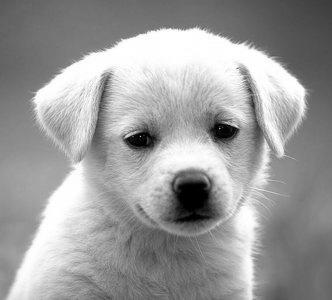
#> input picture HW-2/einstein.jpg, 332 x 300 px
$ jupyter execute HW-2.ipynb   (older library calls are emulated)
#> lines starting #> are read from the running program, lines starting #| are printed output that depends on the picture
[cell 1]
import numpy as np
import matplotlib.pyplot as plt
from matplotlib.gridspec import GridSpec
import matplotlib.patches as mpatches
from scipy.stats import uniform
from scipy.special import comb
from scipy.stats import norm
from scipy.integrate import quad

import cv2
from sklearn.datasets import *
from sklearn.decomposition import PCA
from sklearn.preprocessing import StandardScaler
from tqdm import tqdm

$\textbf{1.}$ What makes a good feature? Explain with illustrative figures and rationale.

##### Answer:

A good feature can discriminate between different classes. For example, if we want to design a system that can differentiate between children and adults, height and weight would be good features since there is a clear distinction in height and weight between children and adults. However, if we want to distinguish them based on their hair and eye color, it would be impossible since there is no clear distintion between adults and childs in those features. Figure A and B illustrate the examples of good and features. We see in the figure that the two groups are linearly seperable using height and weight as features. However, we observe overlaps and non-separability between the two groups when using hair and eye color as features.

[cell 2]
adult = np.random.uniform(150, 200, (100,2))
child = np.random.uniform(80, 120, (100,2))

plt.figure(figsize=(10,6))
plt.subplot(121)
plt.title('A. Good Features')
plt.plot(adult[:, 0], adult[:, 1], 'g^', label='adult')
plt.plot(child[:, 0], child[:, 1], 'x', label='child')
plt.xlabel('weight (lb)')
plt.ylabel('height (cm)')
plt.legend()

adult = np.random.randint(0, 15, (100,2))
child = np.random.randint(0, 15, (100,2))

plt.subplot(122)
plt.title('B. Bad Features')
plt.plot(adult[:, 0], adult[:, 1], 'g^', label='adult')
plt.plot(child[:, 0], child[:, 1], 'x', label='child')
plt.xlabel('hair color')
plt.ylabel('eye color')
plt.legend()

$\textbf{2.}$ Write the formula for covariance matrix and explain the meaning of diagonal and off-diagonal terms.

If X is a r.v and $\mu$ is its' mean then,

$COV (X) = E[(X - \mu) ^ T (X - \mu)] =
\begin{vmatrix}
E[(x_1 - \mu_1) (x_1 - \mu_1) ] & ....... & E[(x_1 - \mu_1)(x_n - \mu_n)]\\
. & E[(x_2 - \mu_2)(x_2 - \mu_2)] \, ....... & . \\
. & ....... & . \\
. & ....... & . \\
. & ....... & . \\
E[(x_n - \mu_n)(x_1 - \mu_1)] & ....... & E[(x_n - \mu_n)(x_n - \mu_n)] \\
\end{vmatrix}
= \begin{vmatrix}
\sigma_1^2 & ....... & c_{1n} \\
c_{21} & \sigma_2^2..... & . \\
. & ....... & . \\
. & ....... & . \\
c_{n1} & ....... & \sigma_n^2 \\
\end{vmatrix}
$

The diagonal terms $\sigma_i ^ 2, \, for \, i=1,2,3,.......,n$ are the variance of variable $x_i$. And the off-diagonal terms $c_{ij}$ are the covariance between variable $x_i$ and $x_j$.

------------------------------------------------------------------------------------------------------------------
$\textbf{3.}$ What are the important properties of principal components? What is the interpretation of the first principal component? Draw some examples of data distribution in which PCA may not be useful.

##### Answer:
Properties of principal components (PC):

1) Linear combination of the vectors in the original data, the weights vector in the PC is the eigen vector which best represents the data in the least square sense.

2) PCs are orthogonal to each other.

3) Retention of variation in PCs decreases as we move down the order.

----------------------------------------------------------------------------------------------------------------------------

PCs represent the directions of the data that explain the maximal amount of variance. PCs are constructed in such that the first PC accounts for the largest possible variance in the data set. This component is the line in the n dimensional vector space that goes through the mean of the data and is the best approximation of data in least square sense. The projection (co-ordinates) of the observations onto this line is know as the scores. The first PC also represent the direction of the maximum variation in dataset.

To further illustrate the power of first PC, I show an example using a sample image. I apply PCA on the sample image and reconstruct the image using 1st, 2nd, 3rd and 4th PCs. I compute the mean squared error (MSE) for each of the reconstructed image and it is clear that the 1st component retains the highest variance as the MSE is lowest.

[cell 3]
X = cv2.imread('einstein.jpg', cv2.IMREAD_GRAYSCALE)
#> X is the input picture: shape (300, 332); min 0, max 255, mean 155.7
X = cv2.resize(X, (300, 300))
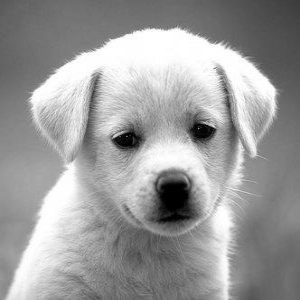
#> X: shape (300, 300); min 0, max 255, mean 155.7
plt.imshow(X, cmap='gray')

[cell 4]
pca = PCA()
pca.fit(X)

plt.bar(range(30), pca.explained_variance_ratio_[:30])
# # plt.xticks([0, 16, 32, 48, 63], [1, 16, 32, 48, 64])
plt.xlabel('PC')
plt.ylabel('variance ratio')
plt.text(-0.3, 0.41, '* PC with highest variance retention')
plt.show()
#> figure, not shown here; tallest bar 0.41 high, from x = -0.4 to 0.4

As can be seen that the 1st component retains the highest variance (denoted by *).

Now lets compare the MSE of the reconstructed image using 1st, 2nd, 3rd and 4th PCs.

[cell 5]
X_new = pca.transform(X)
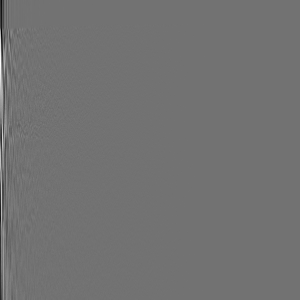
#> X_new: shape (300, 300) float64; min -928.1, max 1138.5, mean 0; drawn with min black and max white

rs_im = []
for i in range(4):
    component = pca.components_[i]
    component = component.reshape((1,-1))
    proj = X_new[:,i].reshape((-1,1))
    rs = np.dot(proj, component) + pca.mean_
    rs_im.append(rs)
#> this loop made 4 passes
#> pass 1, `rs = np.dot(proj, component) + pca.mean_`:
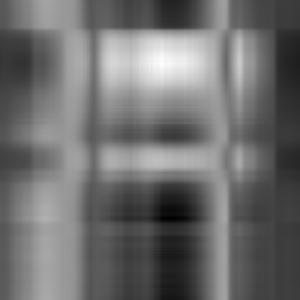
#> rs: shape (300, 300) float64; min 58.49, max 282.9, mean 155.7; drawn with min black and max white
#> pass 2, `rs = np.dot(proj, component) + pca.mean_`:
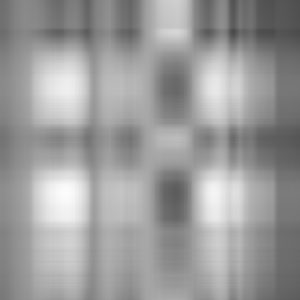
#> rs: shape (300, 300) float64; min 74.39, max 252.7, mean 155.7
#> pass 3, `rs = np.dot(proj, component) + pca.mean_`:
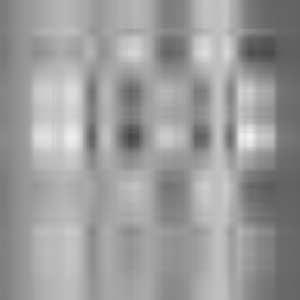
#> rs: shape (300, 300) float64; min 68.98, max 243.6, mean 155.7
#> after the loop, rs_im = 4 items


fig, axes = plt.subplots(ncols=4, figsize=(20,5))
c_i = ['1st', '2nd', '3rd', '4th']
for i,a in enumerate(rs_im):

    loss = np.mean((X - a)**2)
    axes[i].set_title('{} PC, MSE = {:.2f}'.format(c_i[i], loss))
    axes[i].imshow(a, cmap='gray')
#> this loop made 4 passes
#> loss on passes 1 to 4: 1603.5, 2046.9, 2411.8, 2518.1

fig.suptitle('Reconstruction using')
plt.show()
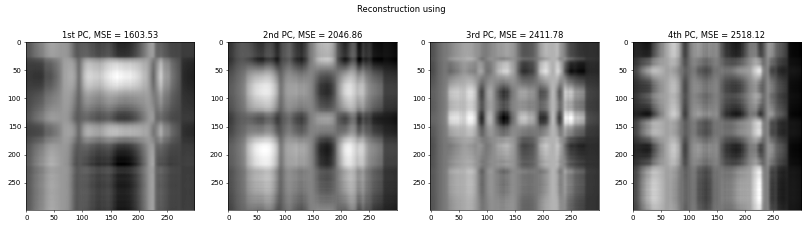
#> figure drawn by matplotlib, 4 panels

-----------------------------------------------------------------------------------------------------------------

PCA works in the assumption that the features in the data are linearly correlated. Therefore, PCA is not effective when the features in the data contains non-linear relationship. In these cases PCA could fail to recover data from the projected variables. I give an example using a non-linear dataset.

[cell 6]
X, y = make_circles(300, noise=0.05)
# X = X + np.random.random_sample((100,2))
plt.scatter(X[:,0], X[:,1])
plt.xlabel('x1')
plt.ylabel('x2')
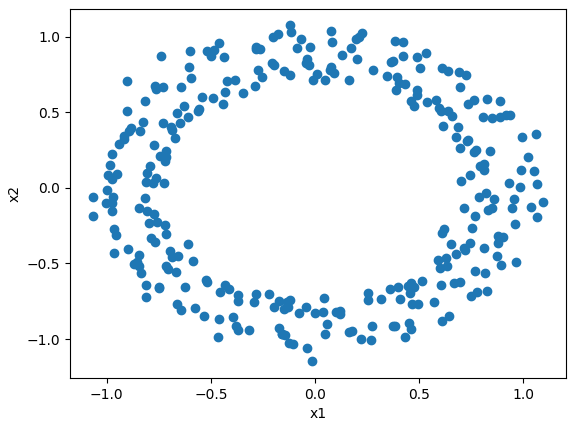
#> figure drawn by matplotlib, 1 panel

This is a non-linearly distributed data as evident by its circular shape. Now we apply PCA on this data and see if primary and secondary component can restore the data close to its original form.

[cell 7]
pca = PCA(2)
proj = pca.fit_transform(X)
first_comp = pca.components_[0].reshape((1,-1))
second_comp = pca.components_[1].reshape((1,-1))

first_proj = proj[:,0].reshape((-1,1))
second_proj = proj[:,1].reshape((-1,1))

recon_first = np.dot(first_proj, first_comp) + pca.mean_
recon_second = np.dot(second_proj, second_comp) + pca.mean_


plt.figure(figsize=(25,8))
plt.subplot(131)
plt.title('1.')
plt.scatter(X[:,0], X[:,1])

plt.plot(recon_first[:,0], recon_first[:,1], c='r', label='1st eigenvector direction')
plt.plot(recon_second[:,0], recon_second[:,1], c='g', label='2nd eigenvector direction')

plt.legend()

plt.subplot(132)
plt.title('2.')
plt.scatter(X[:,0], X[:,1])

plt.plot(recon_first[:,0], recon_first[:,1], c='r',
         label='1st PC, explained variance ratio: {:.2f}'.format(pca.explained_variance_ratio_[0]))

for i,p in enumerate(recon_first):
    x = [X[i,0], p[0]]
    y = [X[i,1], p[1]]
    plt.plot(x,y, '--', c='y')

plt.text(0, 1.1, 'MSE: {:.2f}'.format(np.mean((X-recon_first)**2)))
plt.legend(loc='lower right')

plt.subplot(133)
plt.title('3.')
plt.scatter(X[:,0], X[:,1])

plt.plot(recon_second[:,0], recon_second[:,1], c='g',
         label='2nd PC, explained variance ratio: {:.2f}'.format(pca.explained_variance_ratio_[1]))

for i,p in enumerate(recon_second):
    x = [X[i,0], p[0]]
    y = [X[i,1], p[1]]
    plt.plot(x,y, '--', c='y')

plt.text(0, 1.1, 'MSE: {:.2f}'.format(np.mean((X-recon_second)**2)))
plt.legend(loc='lower right')

plt.show()
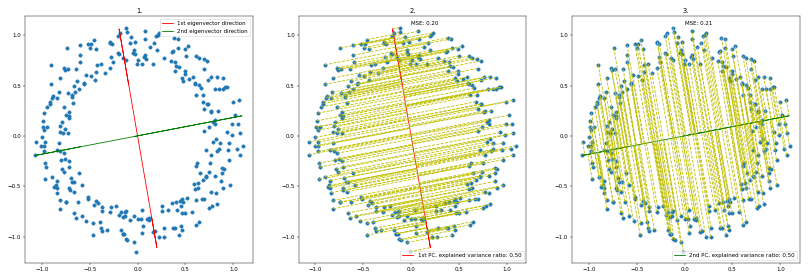
#> figure drawn by matplotlib, 3 panels

Figure 1 shows the direction of the 1st and 2nd PC. The data points are very far from the projection of 1st PC (fig 2) and the 2nd PC (fig 3). The MSE for the projected data using 1st and 2nd components are also high (0.2, 0.21 respectively) and close to each other even though they are the only components possible for this data. So it is clear that PCA does not work well in a non-linear dataset, especially if we want to reduce dimension.

---------------------------------------------------------------------------------------------------------

$\textbf{4.}$ Define within-class scatter and between-class scatter matrices. Explain what types of projections are obtained using Linear Discrimination Analysis (LDA).

##### Answer:

Within class scatter matrix:

$S_w = \sum_{i=1}^c \sum_{x_k \in {\omega_i}} (x_k - \mu_i)(x_k - \mu_i)^T$

Here $x_k$ is the samples belonging to class $\omega_i$, for $i=1, 2, ....., c$ and $\mu_i$ is the mean vector of samples in class $\omega_i$. In within scatter matrix, we are essentially computing the covariance matrix of class $\omega_i$. The final covariance matrix captures the variation of samples within each class.

Between class scatter matrix:

$S_B = \sum_{i=1}^c (\mu_i - \mu)(\mu_i- \mu)^T$

$\mu_i$ is the mean of samples belonging to class $\omega_i$ and $\mu$ is the mean of all samples. $S_B$ is the covariance matrix that captures the variation between samples in different classes.

------------------------------------------------------------------

LDA projects data into lower dimensions in a class discrimintaive fashion. It is a supervised method,that  essentially tries to preserve the variation in between different classes while reducing dimension. LDA does so by reducing the variance within each class while increasing variance between different classes.

---------------------------------------------------------------------------------------------------------

$\textbf{5.}$ Which Gaussian distribution contains more information, the one with large variance or the one with small variance? Justify your answer.

##### Answer:

A Gaussian distribution with high variance contains more information. High variance implies that the data is well spread from the mean and therefore there is more information. A well spread Gaussian distribution will have useful information till $\pm 3\sigma$, however, a low variance Gaussian distribution will have most values close to the mean which implies that there is not much information.

------------------------------------------------------------------------------------------------------------------
$\textbf{6}$. Let’s say your football team is playing a series of 5 games against your opponent. Whoever wins more games (out of 5) wins the title. Let us say, your team might is more skilled and has 75% chances of winning. So, there is a 25% chance of losing it. What is the probability of your team winning the series? Is it 75% or is it something else?

#####  Answer:

My team has to win 3, 4 or 5 games in order to win the series. The results of the game are independent of each other, so the probabilty my team winning the series could be modeled using a bionomial distribution where,

the number of games, $n = 5$,

the minimum number of wins required, $k=[3,4,5]$,

the probability of winning a game, $p=0.75$,

So, the probabiltiy of my team winning the series,

$Pr(k | n,p) = Pr(k = 3 | n=5,p=0.75) + Pr(k = 4 | n=5,p=0.75) + Pr(k = 5 | n=5,p=0.75)$

We know, $Pr(k | n,p) = {n \choose k} p^k (1-p)^{n-k}$

[cell 8]
n = 5
K = [3,4,5]
p=0.75
Pr = []
for i,k in enumerate(K):
    Pr.append(comb(n, k) * p ** k * (1-p) ** (n-k))

print('The probabiltiy of my team winning the series: {}'.format(np.sum(Pr)))

------------------------------------------------------------------------------------------------------------------
$\textbf{7.}$ Suppose two numbers are chosen at random from the range [0,1] according to a uniform distribution. Suppose p is the probability that the ratio of the first number to the second number “rounds down” (floor) to an even number. Where the probability of the ratios will fall?

a) p < 0.3;

b) 0.3 ≤ p <0.4;

c) 0.4 ≤ p <0.5;

d) 0.5 ≤ p <0.6;

e) 0.6 ≤ p <0.7;

f) 0.7 ≤ p

[cell 9]
def prob_even(n):
    ratio = []
    count = 0
    for i in range(n):
        a,b = np.random.uniform(size=2)
        if np.floor(a/b) % 2 == 0:
            count += 1

    return count/n

N = np.linspace(10, 1000000, 1000, dtype=np.int)
probs = []


for i in tqdm(N):
    probs.append(prob_even(n))

[cell 10]
plt.figure(figsize=(10,8))
plt.plot(N, probs)
plt.ylim(0,1)
plt.xlabel('Number of trials (N)')
plt.ylabel('p')

print('The probability of the ratio to be even is: e) 0.6 ≤ p <0.7')
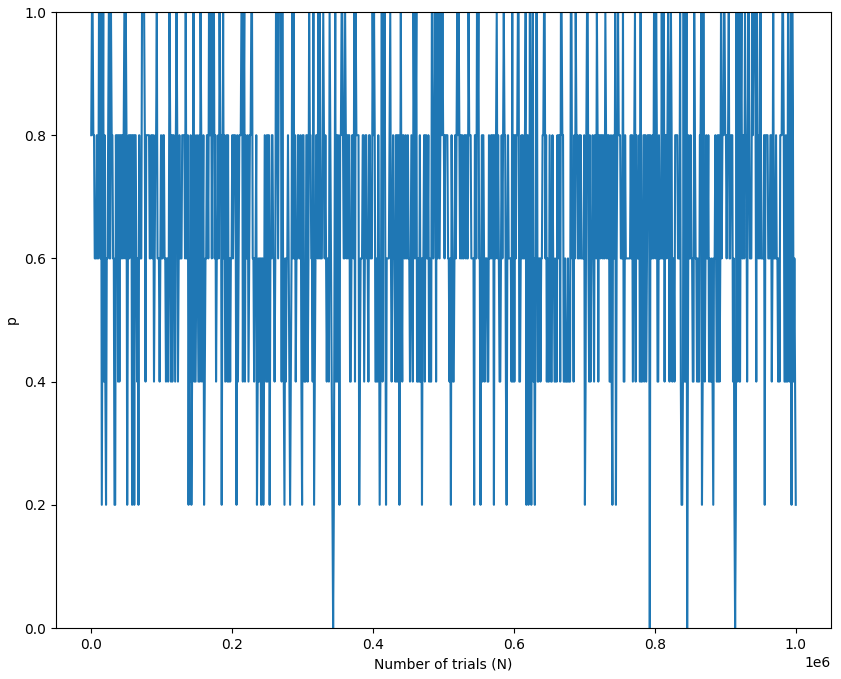
#> figure drawn by matplotlib, 1 panel; curve peaks at x = 1010, y = 1

------------------------------------------------------------------------------------------------------------------

$\textbf{8.}$ Let us assume that the test scores an entrance exam fits a normal distribution where the mean test score is 76, and the standard deviation is 23.7. Calculate the percentage of students scoring 80 or more in the exam?

##### Answer:

Let $X$ be the r.v of the test scores,

then p.d.f of $X$, $f(X) = \frac{1}{\sigma \sqrt{2\pi}} e^ {-\frac{(X-\mu)^2}{\sigma^2}}$

$\mu = 76, \sigma = 23.7$,

So, $Pr(X \geq 80) = \int_{80} ^ {\infty} \frac{1}{\sigma \sqrt{2\pi}} e^ {-\frac{(X-\mu)^2}{\sigma^2}}dX$

[cell 11]
def norm_pdf(x, mu, sig):
    pdf = (1/np.sqrt(2 * np.pi * sig ** 2)) * np.exp(-0.5 * ((x - mu)/sig)**2 )
    return pdf

result = quad(lambda x: norm_pdf(x, 76, 23.7), 80, np.inf)

print('Pr(X >= 80) = {0:.4f}'.format(result[0]))

------------------------------------------------------------------------------------------------------------------
$\textbf{9.}$ Suppose that A is an event such that Pr(A) = 0 and that B is any other event. Prove that A and B are independent events.

#####  Answer:

For A and B to be independent events, $Pr \, (A \cap B) = Pr \, (A) \, Pr \, (B)$

Since $Pr \, (A) = 0$

=> $Pr \, (A) \, Pr \, (B) = 0$

Now, $Pr \, (A \, | \, B) = \frac{Pr \, (A \cap B)}{Pr \, (B)}$  (rule of cond. probability)

=> $Pr \, (A \cap B) = Pr \, (A \, | \, B) \, Pr \, (B)$

From Bayes rule, $Pr \, (A \, | \, B) = \frac{Pr \, (B \, | \, A) \, Pr \, (A)}{Pr \, (B)}$

= $\frac{Pr \, (B \, | \, A) \,. \, 0}{Pr \, (B)}$

=> $Pr \, (A \, | \, B) = 0$

So, $Pr \, (A \cap B) = 0 \, .  Pr \, (B) = 0$

=> $Pr \, (A \cap B) = Pr \, (A) \, Pr \, (B)$

Thus, A and B are independent events. (proved)

------------------------------------------------------------------------------------------------------------------
$\textbf{10.}$ Suppose that the p.d.f. of a random variable X is:

$f(x) = c x^2,$ for $1 \leq x \leq 2$; Otherwise $0$

a) What is the value of constant c?

b) Sketch the p.d.f. - Pr(X > 3/2) =?

c,d) Suppose that the random variable X has a uniform distribution on interval [0, 1]. Random variable Y has a uniform distribution on the interval [4, 10]. X and Y are independent. Suppose a rectangle is to be constructed for which the lengths of two adjacent sides are X and Y. So, what is the expected value of the area of this rectangle?

e) Suppose that X is a random variable. If E(X) = μ, Var(X) = σ^2 , then what is the value of E[X(X − 1)] =?

#####  Answer:

a) Since $f(x)$ is the p.d.f, $\int f(x) = 1$. Also, $f(x) > 0$ only when $1 \leq x \leq 2$,

So, $\int_1 ^ 2 f(x) = 1$

=> $\int_1 ^ 2 c x^2 = 1$

=> $c[\frac{x^3}{3}]_1^2 = 1$

=> $c . \frac{7}{3} = 1$

=> $c = \frac{3}{7}$

b) p.d.f sketch for Pr(X > 3/2)

[cell 12]
X = np.arange(1, 2, 0.0001)

pdf = (3/7) * X**2
plt.plot(X, pdf)

plt.fill_between(X[X > 1.5], pdf[X > 1.5], alpha=0.3, label='area for X > 3/2')

plt.text(1.6, 0.65, 'Pr[X > 3/2]=0.66')

plt.ylabel('pdf')
plt.xlabel('X')
plt.legend()
plt.show()
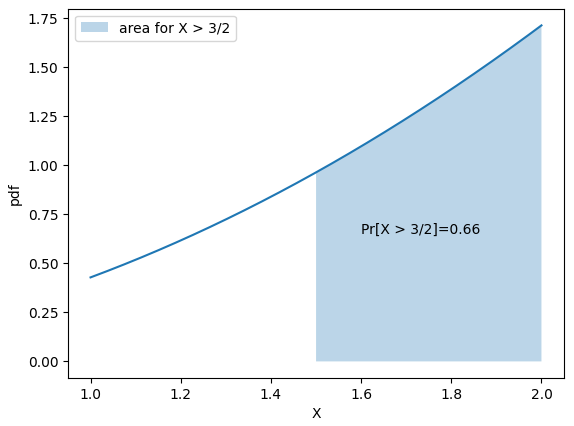
#> figure drawn by matplotlib, 1 panel; curve peaks at x = 2, y = 1.71
